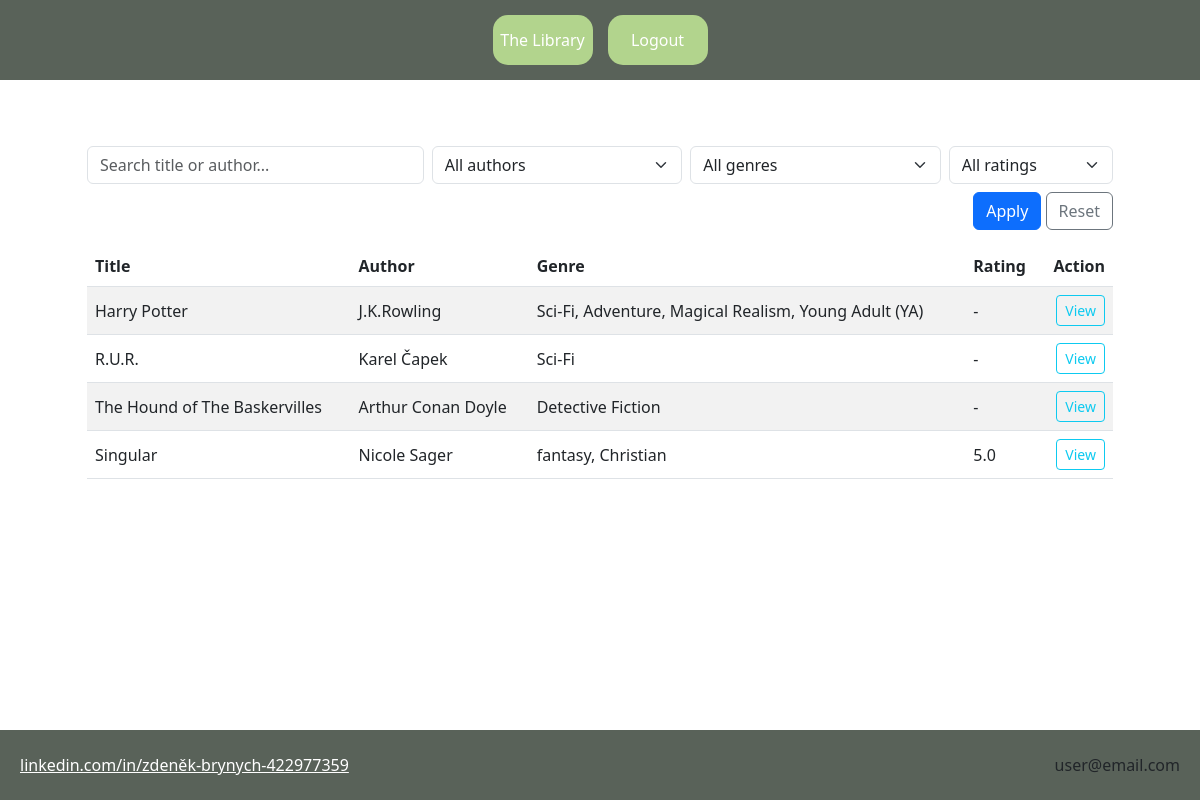
Page /projectcv/book_index/ (signed in) on the committed database.
### projectcv/models.py (models this page shows, shortened)
class Book(models.Model):
    title= models.CharField(max_length=250)
    author= models.CharField(max_length=150)
    publisher = models.CharField(max_length=150, null=True, blank=True)
    genre = models.ManyToManyField(Genre, blank=True)
    tags = models.ManyToManyField(Tag)
    rating = models.IntegerField(null=True, blank=True, choices=[(i, i) for i in range(1, 6)]) # range marks 1-5
    image = models.ImageField(upload_to='book_covers/', null=True, blank=True)
    published_date = models.DateField(null=True, blank=True)
    ean = models.CharField(max_length=13, null=True, blank=True)
    isbn = models.CharField(max_length=17, null=True, blank=True)
    author_bio = models.TextField(null=True, blank=True)
    author_photo = models.ImageField(upload_to='author_photos/', null=True, blank=True)
    blurb = models.TextField(null=True, blank=True, help_text="Short description of the book")
    facebook_url = models.URLField(max_length=200, null=True, blank=True, help_text="Facebook page URL")
    instagram_url = models.URLField(max_length=200, null=True, blank=True, help_text="Instagram page URL")
    amazon_url = models.URLField(max_length=200, null=True, blank=True, help_text="Amazon page URL")
    class Meta:
        verbose_name = "Book"
        verbose_name_plural = "Books"
    def get_average_rating(self):
        votes = self.vote_set.all()
        if votes.exists():
            total = sum(vote.rating for vote in votes)
            return round(total / votes.count(), 1) # Round to 1 decimal place
        return None
    @property
    def display_rating(self):
        avg_rating = self.get_average_rating()
        if avg_rating is not None:
            return avg_rating
        return self.rating # Fallback to manual rating if no votes

class Genre(models.Model):
    genre_name = models.CharField(max_length=100)

class Vote(models.Model):
    user = models.ForeignKey(User, on_delete=models.CASCADE)
    book = models.ForeignKey(Book, on_delete=models.CASCADE)
    rating = models.IntegerField(choices=[(i, i) for i in range(1, 6)])  # 1-5 stars
    created_at = models.DateTimeField(auto_now_add=True)
    class Meta:
        unique_together = ('user', 'book') # Ensures one vote per user per book
        verbose_name = 'Vote'
        verbose_name_plural = 'Votes'

class User(AbstractBaseUser):
    email = models.EmailField(max_length=300, unique=True)
    is_admin = models.BooleanField(default=False)
    class Meta:
        verbose_name = "user"
        verbose_name_plural = "users"
    objects = UserManager()
    USERNAME_FIELD = "email"
    @property
    def is_staff(self):
        return self.is_admin

### projectcv/views.py (the view)
# urls.py: path("book_index/", views.BookIndex.as_view(), name="book_index"),
class BookIndex(generic.ListView):
    template_name = "projectcv/book_index.html"  # cesta k šabloně ze složky tamplates (je možné sdílet mezi aplikacemi)
    context_object_name = "books"  # pod tímto jménem budeme volat seznam objektů v šabloně
    paginate_by = 20 # this line enable to pagination with 20 items per page
    def get_queryset(self):
        qs = Book.objects.prefetch_related("genre").order_by("-id")
        q = self.request.GET.get("q")
        author = self.request.GET.get("author")
        genre = self.request.GET.get("genre")
        rating = self.request.GET.get("rating")
        if q:
            qs = qs.filter(Q(title__icontains=q) | Q(author__icontains=q))
        if author:
            qs = qs.filter(author=author)
        if genre:
            qs = qs.filter(genre__id=genre)
        if rating:
            qs = qs.filter(rating=rating)
        return qs
    def get_context_data(self, **kwargs):
        ctx = super().get_context_data(**kwargs)
        ctx["authors"] = Book.objects.order_by("author").values_list("author", flat=True).distinct()
        ctx["genres"] = Genre.objects.order_by("genre_name")
        ctx["ratings"] = RATING_VALUES
        ctx["current"] = {
            "q": self.request.GET.get("q", ""),
            "author": self.request.GET.get("author", ""),
            "genre": self.request.GET.get("genre", ""),
            "rating": self.request.GET.get("rating") or None,
        }
        return ctx

### projectcv/templates/projectcv/book_index.html (shortened to what this page needs)
{% extends "base.html" %}
{% block content %}
<div class="container my-3">
    <form method="get" class="row g-2 mb-3">
        <div class="col-sm-4">
            <input type="text" name="q" value="{{ current.q }}" class="form-control" placeholder="Search title or author...">
        </div>
        <div class="col-sm-3">
            <select name="author" class="form-select">
                <option value="">All authors</option>
            </select>
        </div>
        <div class="col-sm-3">
            <select name="genre" class="form-select">
                <option value="">All genres</option>
            </select>
        </div>
        <div class="col-sm-2">
            <select name="rating" class="form-select">
                <option value="">All ratings</option>
            </select>
        </div>
        <div class="col-12 text-end">
            <button class="btn btn-primary" type="submit">Apply</button>
            <a class="btn btn-outline-secondary" href="{% url 'book_index' %}">Reset</a>
        </div>
    </form>
    <div class="table-responsive">
        <table class="table table-striped align-middle">
            <thead>
                <tr>
                    <th>Title</th>
                    <th>Author</th>
                    <th>Genre</th>
                    <th>Rating</th>
                    <th class="text-end">Action</th>
                </tr>
            </thead>
            <tbody>
                {% for book in books %}
                    <tr>
                        <td>
                            {{ book.title }}
                        </td>
                        <td>{{ book.author }}</td>
                        <td>
                            {% if book.genre.all %}
                                {% for genre in book.genre.all %}
                                    {{ genre.genre_name }}{% if not forloop.last %}, {% endif%}
                                {% endfor %}
                            {% else %}
                                None
                            {% endif %}
                        </td>
                        <td>{% if book.display_rating %}{{ book.display_rating }}{% else %}-{% endif %}</td>
                        <td class="text-end">
                            <a class="btn btn-sm btn-outline-info" href="{% url 'book_detail' book.id %}">View</a>
                        </td>
                    </tr>
            {% empty %}
                <tr>
                    <td colspan="5" class="text-center">No books found.</td>
                </tr>
            {% endfor %}
            </tbody>
        </table>
    </div>
</div>
{% endblock %}

### projectcv/templates/base.html (shortened to what this page needs)
<!DOCTYPE html>
<html lang="en">
<head>
    {% load static %}
    <link rel="stylesheet" href="{% static 'css/style.css' %}" type="text/css">
    <link rel="stylesheet" href="{% static 'css/bootstrap.min.css' %}" type="text/css">
</head>
<body>
    <nav>
        <div class="flex_box">
            <div class="nav_item"><a href="{% url 'book_index' %}">The Library</a></div>
            {% if user.is_authenticated %}<div class="nav_item"><a href="{% url 'logout' %}">Logout</a></div>{% endif %}
        </div>
    </nav>
    <div class="content">
    {% block content %}
    {% endblock %}
    </div>
    <footer>
        <div class="footer-content">
            <a class="footer-text" href="https://www.linkedin.com/in/zdeněk-brynych-422977359" target="_blank">linkedin.com/in/zdeněk-brynych-422977359</a>
            <div class="text-center">{{request.user.email}}</div>
        </div>
    </footer>
</body>
</html>

### projectcv/static/css/style.css (style rules this page uses)
nav { width: 100%; height: 100px; background-color: #596259; color: white; }
.flex_box { width: 100%; height: 100px; display: flex; justify-content: center; align-items: center; flex-wrap: wrap; gap: 5px; }
.flex_box a { text-decoration: none; color: white; }
.nav_item { margin: 5px; background-color: #b2d48d; height: 60px; width: 80px; text-align: center; line-height: 90px; vertical-align: middle; color: white; display: flex; align-items: center; justify-content: center; transition: background 0.3s ease-in-out; border-radius: 15px; font-size: 0.9rem; }
.nav_item a { text-decoration: none; color: inherit; }
.btn { padding: 8px 16px; border: none; border-radius: 6px; cursor: pointer; transition: background-color 0.3s ease; }
.btn-primary { background-color: #596259; color: white; }
html,body { width: 100%; height: 100%; margin: 0; display: flex; flex-direction: column; min-height: 100vh; }
.content { width: 90%; max-width: 1200px; margin: auto; margin-top: 50px; margin-bottom: 50px; padding: 0 15px; flex: 1; }
footer { width: 100%; height: 70px; background-color: #596259; text-align: center; line-height: 70px; vertical-align: middle; margin-top: auto; flex-shrink: 0; }
.footer-content { display: flex; justify-content: space-between; align-items: center; height: 100%; padding: 0 20px; width: 100%; box-sizing: border-box; }
.footer-text { color: white; font-size: 1rem; }
@media (min-width: 768px) { .nav_item { width: 60px; height: 40px; line-height: 40px; min-width: 100px; font-size: 1rem; } }
@media (min-width: 768px) { nav { height: 60px; } }
@media (min-width: 768px) { .flex_box { height: 60px; flex-wrap: wrap; padding: 5px; } }
@media (min-width: 1024px) { .nav_item { width: 70px; height: 50px; line-height: 50px; font-size: 1rem; } }
@media (min-width: 1024px) { nav { height: 80px; } }
@media (min-width: 1024px) { .flex_box { height: 80px; } }
@media (min-width: 1024px) { .content { flex: 1; } }
@media (max-width: 1200px) { .nav_item { width: 100px; height: 50px; line-height: 50px; font-size: 1rem; } }

### rows in the picture
Book: title "Harry Potter", author "J.K.Rowling"
Genre: genre_name "Sci-Fi"
Genre: genre_name "Adventure"
Genre: genre_name "Magical Realism"
Genre: genre_name "Young Adult (YA)"
Book: title "R.U.R.", author "Karel Čapek"
Book: title "The Hound of The Baskervilles", author "Arthur Conan Doyle"
Genre: genre_name "Detective Fiction"
Book: title "Singular", author "Nicole Sager", display_rating "5.0"
Genre: genre_name "fantasy"
Genre: genre_name "Christian"
User: user.email "user@email.com"
